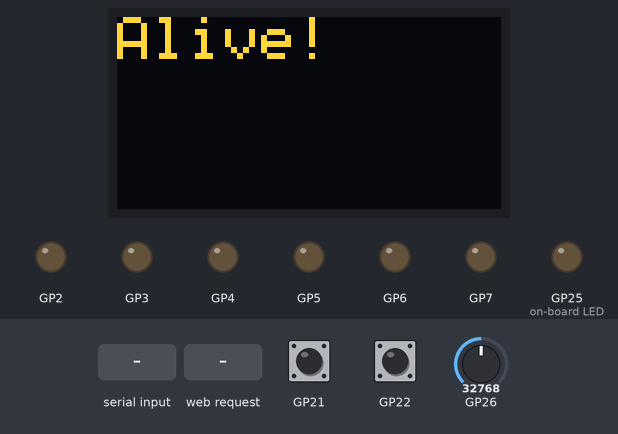
Recording of a program running on a simulated Raspberry Pi Pico running MicroPython. Shown: 128×64 one-colour display, output pins drawn as LEDs (lit = HIGH). Inputs (shaded band) come from the test bench; at power-on: GP26 = 32768, GP22 HIGH, GP21 HIGH (analog values on the 0–65535 scale). The OLED is the two-colour kind (top 16 rows yellow); WiFi joins after 1.5 s; random numbers come from a fixed seed; library files of the repository ran but are not shown: ssd1306.py; what the program prints to the serial console is not drawn.

Above: at 1.2 s.
1.3 s: GP26 set to 0
At 2.6 s:
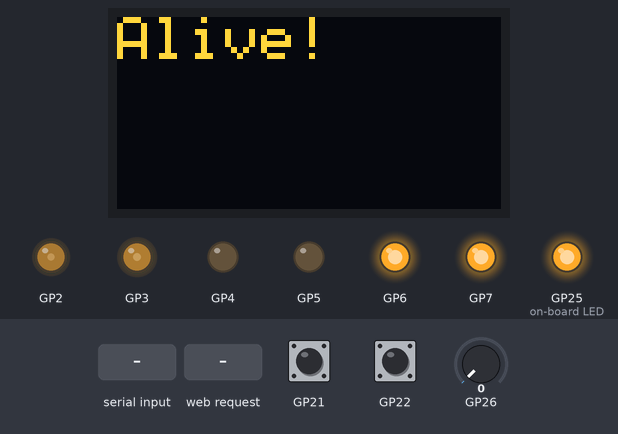
At 3.4 s:
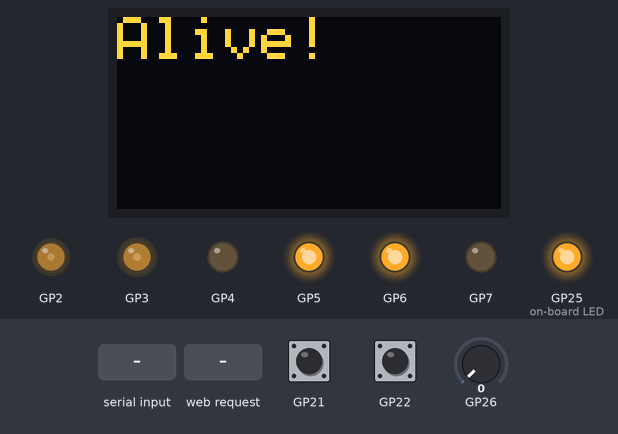
4.3 s: GP22 pulled LOW for 0.15 s
At 4.69 s:
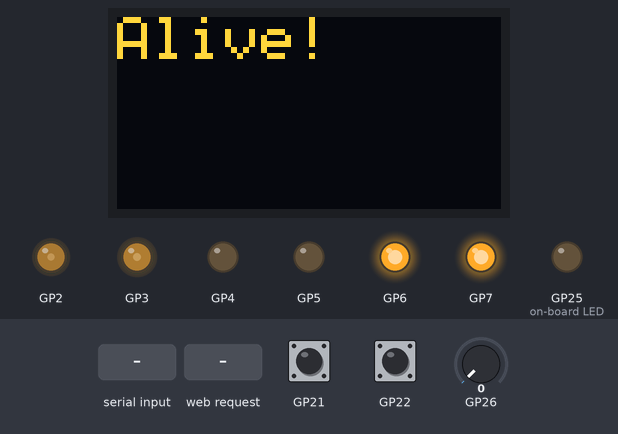
5.0 s: "STOP" typed at the serial console, then Enter
At 6.0 s:
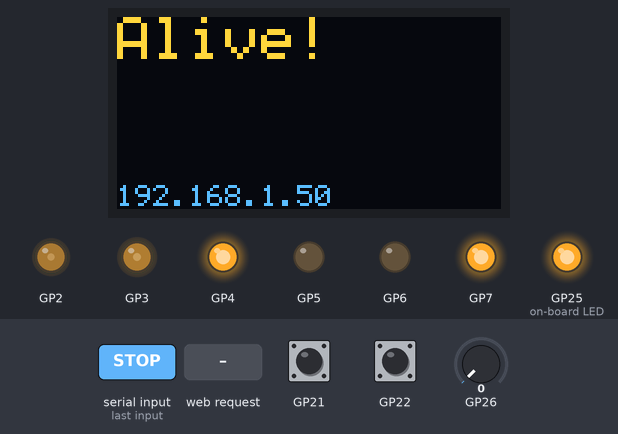
8.0 s: GP21 pulled LOW for 0.15 s
11.1 s: HTTP request GET / received
13.8 s: "left\n" received over the second serial link
Timing chart, 0 to 17.1 s (numbered marks = the images above; inputs shaded):
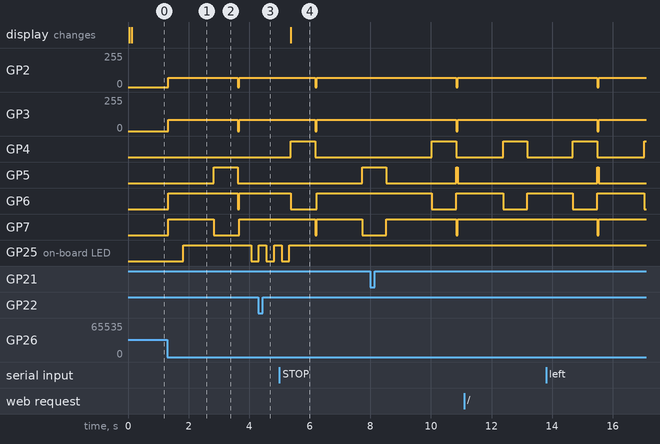

The program:

main.py
```python
"""
Pico 2W Asynchronous Robot Motor Control Hub for the Raspberry Pi Pico 2W.

For a 2-motor robot using an L298-based motor controller board.

Runs a WebSocket server for remote communication.
"""

import json
import random
import sys

import network
import uasyncio as asyncio
import uselect

# ADC needed only if using analogue sensors.
# I2C needed only if using OLED panel or other I2C device.
from machine import I2C, UART, Pin
from micropython import const

from config import Config
from L298_motor_driver import Direction, L298MotorDriver, Side
from sensors import Sensors  # Needed only if using sensors
from ssd1306 import SSD1306  # Needed only if using I2C OLED panel

# ==============================================================================
# TYPE CHECKING GUARD (Static Analysis vs Embedded Runtime)
# ==============================================================================
# Standard MicroPython builds do not include the Python 'typing' module,
# importing it directly would cause an ImportError on the device.
# By using TYPE_CHECKING (which is False at runtime but True for tools like
# VS Code/Pylance), we enable static analysis during development while
# keeping the embedded execution clean.
try:
	from typing import TYPE_CHECKING
except ImportError:
	TYPE_CHECKING = False

if TYPE_CHECKING:
	from typing import Any, Optional

from ws_server import WebSocketServer

# ==============================================================================
# GLOBALS
# ==============================================================================
LEFT: int = const(0)
RIGHT: int = const(1)

MOTORCTRL = L298MotorDriver(
	Config.MOTOR_L_PWM,
	Config.MOTOR_L_IN1,
	Config.MOTOR_L_IN2,
	Config.MOTOR_R_PWM,
	Config.MOTOR_R_IN3,
	Config.MOTOR_R_IN4,
	Config.MOTOR_BASE_SPEED,
)

# Initialize WebSocket server with credentials and port.
# We'll assign callback functions later.
ws_svr = WebSocketServer(
	port=8080,
	ssid=Config.WIFI_SSID,
	password=Config.WIFI_PASS,
)

# Initialize messaging UART, which will be the main communication channel with
# a controller SBC/MCU on the robot.
comm_port: UART = UART(
	Config.UART_PORT,
	baudrate=Config.UART_BAUD,
	tx=Config.UART_TX,
	rx=Config.UART_RX,
)


# ==============================================================================
# SENSORS - if required
# ==============================================================================
def sensor_isr(pin: Pin) -> None:
	"""
	ISR for when a digital proximity sensor triggers an interrupt by going low.
	This function is needed only if using digital sensors with interrupts.
	This function must be kept extremely lightweight. We're just setting flags
	that will get picked up by sensor_supervisor().
	"""
	global sensors
	if pin == sensors.ds0:
		sensors.add_trigger_flag(sensors.LEFT_TRIGGERED)
	elif pin == sensors.ds1:
		sensors.add_trigger_flag(sensors.RIGHT_TRIGGERED)


# Sensor registers & state
sensors: Sensors = Sensors(
	Config.PROX_SENSOR_L,
	Config.PROX_SENSOR_R,
	Config.ADC0,
	Config.ADC1,
	Config.ADC2,
	sensor_isr,
)
# ----- end of sensor-related block  -------------------------------------------

# ----- If using an OLED display on I2C0 ---------------------------------------
oled_i2c = I2C(
	Config.OLED_I2C_PORT,
	scl=Config.OLED_I2C_SCL,
	sda=Config.OLED_I2C_SDA,
	freq=Config.OLED_I2C_FREQ,
)
# Create display instance
display: SSD1306 = SSD1306(oled_i2c, Config.SSD1306_I2C_ADDR)
update_display: bool = False

# ----- end of OLED block ------------------------------------------------------


# ==============================================================================
# ACTIONS IN RESPONSE TO SENSOR INPUTS - ASYNC TASK
# ==============================================================================
async def execute_action(
	left: bool = False, right: bool = False, analogue: bool = False
) -> None:
	"""
	Repertoire of asynchronous actions using non-blocking sleeps. These provide
	basic obstacle avoidance.

	This is primarily for use with sensors, so if you're not using sensors you
	can probably ditch this (and any line that calls it).

	These are just sample actions. Change them to suit how you want your robot
	to behave. This is where you'll have the most fun coming up with suitable
	manoeuvre algorithms.
	"""

	prev_direction: int = MOTORCTRL._direction_state
	prev_speed: int = MOTORCTRL._speed_state

	# Example decision tree
	if left and right:
		# Both triggered: Head-on collision risk
		await avoidance_manoeuvre('random')

	elif left:
		# Only left triggered -> Obstacle on left, veer/turn right
		await avoidance_manoeuvre('left')

	elif right:
		# Only right triggered -> Obstacle on right, veer/turn left
		await avoidance_manoeuvre('right')

	elif analogue:
		await avoidance_manoeuvre('random')

	# Resume previous motion after manoeuvre
	MOTORCTRL.set_direction(prev_direction)
	MOTORCTRL.set_speed(prev_speed)

	# We'll probably want a more informative message so that, for example,
	# a controller SBC/MCU knows what's happening. But, for now...
	msg: str = f'ACT:L:{left}:R:{right}:A:{analogue}'
	await ws_svr.broadcast(msg)
	await send_cli_msg(msg)


async def avoidance_manoeuvre(dir: str) -> None:
	MOTORCTRL.set_direction(Direction.REV_STR)
	MOTORCTRL.set_speed(MOTORCTRL.speed['SP_SLOW'])
	await asyncio.sleep_ms(Config.AVOID_REV_TIME)
	if dir == 'left':
		MOTORCTRL.set_direction(Direction.ROTATE_L)
	elif dir == 'right':
		MOTORCTRL.set_direction(Direction.ROTATE_R)
	elif dir == 'random':
		if left_or_right() == LEFT:
			MOTORCTRL.set_direction(Direction.ROTATE_L)
		else:
			MOTORCTRL.set_direction(Direction.ROTATE_R)
	else:
		MOTORCTRL.stop()
	await asyncio.sleep_ms(Config.AVOID_TURN_TIME)


# ==============================================================================
# MESSAGING
# ==============================================================================
def ws_msg_print(msg: str) -> None:
	"""
	Function passed to WebSocketServer so that it can pass messages to this
	main program to be forward via the serial connections.

	We could just pass send_cli_msg but I've created this wrapper in case we
	want to get clever about this.
	"""
	# Schedule the async send_cli_msg coroutine into the running event loop
	asyncio.create_task(send_cli_msg(msg))


async def send_cli_msg(msg: str) -> None:
	"""
	Convenience wrapper to send a string to both the UART and CLI interfaces.
	"""
	send_uart_msg(msg)
	print(f'{msg}')


def send_uart_msg(msg: str) -> None:
	"""
	Send a plain text message or telemetry data specifically to the UART port.
	"""
	comm_port.write((f'{msg}\n').encode('utf-8'))


# ==============================================================================
# SENSOR MONITORING - ASYNC TASK
# ==============================================================================
async def sensor_supervisor() -> None:
	"""
	Runs concurrently in the event loop. Monitors digital sensor flags (as set
	by the ISR) and analogue sensors, triggering non-blocking actions.

	The digital flags are set by the sensor_isr interrupt service routine. The
	analogue sensor state is determined by calling is_analogue_triggered(n)
	which in turn calls the analogue instance's is_triggered() method which
	performs a read, compares it against the trigger level and returns a
	boolean.
	"""
	global sensors

	while True:
		await sensors.action_done.wait()  # instant response if action_done set
		# Check digital sensors via the flag register
		triggered: int = sensors.read_and_clear_flag_register()
		if triggered:  # has a non-zero value
			sensors.action_done.clear()
			try:
				# Analyse which sensor(s) fired
				left = bool(triggered & sensors.LEFT_TRIGGERED)
				right = bool(triggered & sensors.RIGHT_TRIGGERED)
				await execute_action(left=left, right=right)
			finally:
				# Reset 'idle' state even if an exception occurs
				sensors.action_done.set()

		# Poll analogue sensors
		# Just checking one here, as an example.
		# Example threshold logic: ADC value below safe limit.
		if sensors.is_analogue_triggered(0):
			sensors.action_done.clear()
			try:
				await execute_action(analogue=True)
			finally:
				sensors.action_done.set()

		await asyncio.sleep_ms(50)  # Check 20 times per second


# ==============================================================================
# WEBSOCKET SERVER MESSAGING CALLBACK
# ==============================================================================
async def handle_incoming_message(
	cmd_str: str, source: int = 0, writer: Optional[asyncio.StreamWriter] = None
) -> None:
	"""
	Callback passed into WebSocketServer to process incoming messages. Also
	used by the two CLI (USB & UART) interfaces. Basically, all incoming
	messages are interpreted here.

	The source parameter indicates where the message came from and have values
	defined in the Config class:

	- Config.MSG_SRC_CLI     USB serial
	- Config.MSG_SRC_UART    UART serial
	- Config.MSG_SRC_WS      WebSocket server

	For each command, the response will be a dict with mandatory key of
	'type', 'cmd' (which just echoes back the command received) and 'result'.
	There may be other keys depending on the command.
	"""
	global MOTORCTRL
	response: dict[str, str | int | float] = {
		'cmd': cmd_str,  # repeat back to sender
		'msg': '',
		'result': 'ERR',  # should be 'OK' or 'ERR'
	}
	cmd_str = cmd_str.strip()

	# Movement commands
	if cmd_str == 'STOP':
		await sensors.action_done.wait()
		MOTORCTRL.stop()
		response['result'] = 'OK'
	elif cmd_str == 'PARK':
		await sensors.action_done.wait()
		MOTORCTRL.park()
		response['result'] = 'OK'
	elif hasattr(Direction, cmd_str):
		await sensors.action_done.wait()
		MOTORCTRL.set_direction(getattr(Direction, cmd_str))
		response['result'] = 'OK'
	elif cmd_str in MOTORCTRL.speed:
		await sensors.action_done.wait()
		MOTORCTRL.set_speed(MOTORCTRL.speed[cmd_str])
		response['result'] = 'OK'

	# Configuration for use with configuration commands in the format:
	# CFG:<CFG_NAME>:<NUMBER>
	elif cmd_str.startswith('CFG:'):
		cfg: list[str] = cmd_str.split(':')
		if len(cfg) == 3:
			if cfg[1] == 'SP_CAL_L':
				MOTORCTRL.set_speed_cal_factor(Side.LEFT, float(cfg[2]))
				response['result'] = 'OK'
			elif cfg[1] == 'SP_CAL_R':
				MOTORCTRL.set_speed_cal_factor(Side.RIGHT, float(cfg[2]))
				response['result'] = 'OK'
			elif cfg[1] == 'BASE_SPEED':
				MOTORCTRL.base_speed = int(cfg[2])
				response['result'] = 'OK'
			elif cfg[1] == 'ADC0_TRIG':
				sensors.set_analogue_trigger(0, int(cfg[2]))
				response['result'] = 'OK'
			else:
				response['result'] = 'ERR'
				response['msg'] = 'UNKNOWN_CONFIG'
		else:
			response['result'] = 'ERR'
			response['msg'] = 'BAD_CMD_FMT'

	# Other commands
	elif cmd_str == 'CONFIG':
		response['type'] = 'CFG'
		response['speed'] = MOTORCTRL.speed_state
		response['base_speed'] = MOTORCTRL.base_speed
		response['direction'] = Direction.get_dir_name(
			MOTORCTRL.direction_state
		)
		response['sp_cal_r'] = MOTORCTRL.speed_cal_factor(Side.RIGHT)
		response['sp_cal_l'] = MOTORCTRL.speed_cal_factor(Side.LEFT)
		response['adc0_trigger'] = sensors.analogue_trigger(0)
		response['result'] = 'OK'

	elif cmd_str == 'STATUS':
		response['clients'] = len(ws_svr.clients)

	elif cmd_str == 'IP':
		response['msg'] = f'{ws_svr.ip}'
		response['result'] = 'OK'

	else:
		response['msg'] = 'UNKNOWN_CMD'
		response['result'] = 'ERR'

	# Decide where to send the response
	if source in (Config.MSG_SRC_CLI, Config.MSG_SRC_UART):
		for key in response:
			msg: str = f'{key}:{response[key]}'
			await send_cli_msg(msg)
	elif source == Config.MSG_SRC_WS:
		if writer is not None:  # respond to specific WS client
			await ws_svr.send(writer, json.dumps(response))
		else:
			await ws_svr.broadcast(response)


# ==============================================================================
# USB-SERIAL & UART CLI - ASYNC TASKS
# ==============================================================================
async def cli_task() -> None:
	"""
	Asynchronous task managing local interactive input over USB CDC Serial.

	Uses `uselect.poll()` to inspect `sys.stdin` non-blockingly. This prevents
	the REPL input reader from freezing the entire system event loop when
	the user isn't typing.

	Incoming bytes are stored in a buffer until a carriage return or newline is
	encountered, at which point the process_command() function is invoked and
	the buffer reset.
	"""
	poll_obj = uselect.poll()
	poll_obj.register(sys.stdin, uselect.POLLIN)
	buffer: str = ''
	await send_cli_msg('COM:USB_RDY')

	while True:
		# Check input stream with zero timeout (non-blocking poll)
		if poll_obj.poll(0):
			char: str | Any = sys.stdin.read(1)
			if char:
				# Handle line termination (Enter key)
				if char == '\n' or char == '\r':
					if buffer:
						sys.stdout.write('\n')
						await handle_incoming_message(
							buffer, Config.MSG_SRC_CLI
						)
						buffer = ''
				# Handle backspace key code (ASCII 127)
				elif ord(char) == 127:
					if len(buffer) > 0:
						buffer = buffer[:-1]
						sys.stdout.write('\b \b')  # Visual terminal backspace
				else:
					sys.stdout.write(char)  # Local character echo
					buffer += char
		# Yield execution back to the uasyncio event loop for 20ms
		await asyncio.sleep_ms(20)


async def uart_cli_task() -> None:
	"""
	Asynchronous task managing serial input from comm_port (GP0/GP1).
	Feeds commands into the shared handle_incoming_message pipeline.
	"""
	buffer: str = ''
	await send_cli_msg('COM:UART_RDY')

	while True:
		# Check if bytes are waiting in the hardware FIFO buffer
		if comm_port.any():
			data: bytes | None = comm_port.read(comm_port.any())
			if data:
				try:
					text = data.decode('utf-8')
				except UnicodeError:
					text: str = ''

				for char in text:
					# Handle line termination (Enter key / newline)
					if char == '\n' or char == '\r':
						if buffer:
							# Process command, routing response back to comm_port
							await handle_incoming_message(
								buffer, Config.MSG_SRC_UART
							)
							buffer = ''
					# Handle backspace key code (ASCII 127)
					elif ord(char) == 127:
						if len(buffer) > 0:
							buffer = buffer[:-1]
					else:
						buffer += char

		# Yield execution back to the uasyncio event loop for 20ms
		await asyncio.sleep_ms(20)


def left_or_right() -> int:
	return random.getrandbits(1)


# ==============================================================================
# MAIN ENTRY POINT & EVENT LOOP INITIALIZATION
# ==============================================================================
async def main() -> None:
	"""
	Initialises hardware peripherals and schedules background tasks concurrently
	inside the primary uasyncio event loop.
	"""
	global update_display

	# Assign message callbacks
	ws_svr.on_message = handle_incoming_message
	ws_svr.prt_msg = ws_msg_print

	await send_cli_msg('SYS:RUNNING')

	display.clear()  # If OLED display fitted
	display.show()

	MOTORCTRL.stop()
	# Set default calibration
	MOTORCTRL.set_speed_cal_factor(Side.LEFT, Config.MOTOR_L_DEF_CAL)
	MOTORCTRL.set_speed_cal_factor(Side.RIGHT, Config.MOTOR_R_DEF_CAL)

	sensors.set_analogue_trigger(0, 10)  # just an example

	# Run WebSocket server and wifi manager concurrently with the CLI task
	asyncio.create_task(ws_svr.start())
	asyncio.create_task(cli_task())
	asyncio.create_task(uart_cli_task())
	asyncio.create_task(sensor_supervisor())

	display.printstr_double(0, 0, 'Alive!')  # If OLED display fitted
	display.show()

	ip: str = ''

	while True:
		if ip != ws_svr.ip:
			update_display = True
		if update_display:
			ip = ws_svr.ip
			display.println(7, ip)
			display.show()
			update_display = False
		await asyncio.sleep(1)


try:
	asyncio.run(main())
except KeyboardInterrupt:
	# Clean up network and stop motors
	try:
		MOTORCTRL.stop()
		network.WLAN(network.STA_IF).active(False)
	except Exception:
		pass
	send_uart_msg('SYS:SHUTDOWN')
	print('SYS:SHUTDOWN')
```

config.py
```python
from machine import Pin
from micropython import const


class Config:
	"""
	Basic configuration constants and default values.
	"""

	WIFI_SSID = 'mySSID'  # Your wifi SSID goes here
	WIFI_PASS = 'myPassword'  # Your super-secret wifi password goes here

	# Pin Assignments
	MOTOR_L_PWM: Pin = Pin(2)
	MOTOR_L_IN1: Pin = Pin(4)
	MOTOR_L_IN2: Pin = Pin(6)
	MOTOR_L_DEF_CAL: float = 1.0

	MOTOR_R_PWM: Pin = Pin(3)
	MOTOR_R_IN3: Pin = Pin(5)
	MOTOR_R_IN4: Pin = Pin(7)
	MOTOR_R_DEF_CAL: float = 0.6  # Right motor is much faster on my machine

	# The value (0-255) that will be given to the L298MotorController instance
	# as the value for the lowest moving speed (CRAWL), also known as the
	# 'breakout' speed. Anything less will leave the motor stalled.
	MOTOR_BASE_SPEED: int = const(100)

	# Periods (in ms) to perform reversing and turning when carrying out
	# obstacle avoidance manoeuvres.
	AVOID_REV_TIME: int = 1500
	AVOID_TURN_TIME: int = 800

	# Flags used to indicate the source of an incoming message - WebSocket
	# server, UART or USB-serial CLI.
	MSG_SRC_WS: int = const(0)
	MSG_SRC_UART: int = const(1)
	MSG_SRC_CLI: int = const(2)

	# Configuration for UART interface.
	UART_PORT: int = const(0)
	UART_TX: Pin = Pin(0)
	UART_RX: Pin = Pin(1)
	UART_BAUD: int = const(115200)

	# Following are needed only when using analogue sensors
	ADC0: Pin = Pin(26)
	ADC1: Pin = Pin(27)
	ADC2: Pin = Pin(28)

	# Following are for digital sensors - eg, IR proximity sensors - if desired
	PROX_SENSOR_L: Pin = Pin(22, Pin.IN, Pin.PULL_UP)
	PROX_SENSOR_R: Pin = Pin(21, Pin.IN, Pin.PULL_UP)

	# For OLED panel, if used
	SSD1306_I2C_ADDR: int = const(0x3C)
	OLED_I2C_PORT: int = const(0)
	OLED_I2C_SDA: Pin = Pin(20)
	OLED_I2C_SCL: Pin = Pin(21)
	OLED_I2C_FREQ: int = const(400000)
```

Source omitted: L298_motor_driver.py (10047 bytes), sensors.py (2175 bytes), ws_server.py (10687 bytes)

Measured:
- after the input at 1.3 s, GP2: 0/255 → 69/255 at once; GP3: 0/255 → 83/255 at once; GP5: LOW → HIGH after 1.5 s, → LOW 0.80 s later; GP6: LOW → HIGH at once, → LOW 2.3 s later, → HIGH 0.05 s later; GP7: LOW → HIGH at once, → LOW 1.5 s later, → HIGH 0.85 s later
